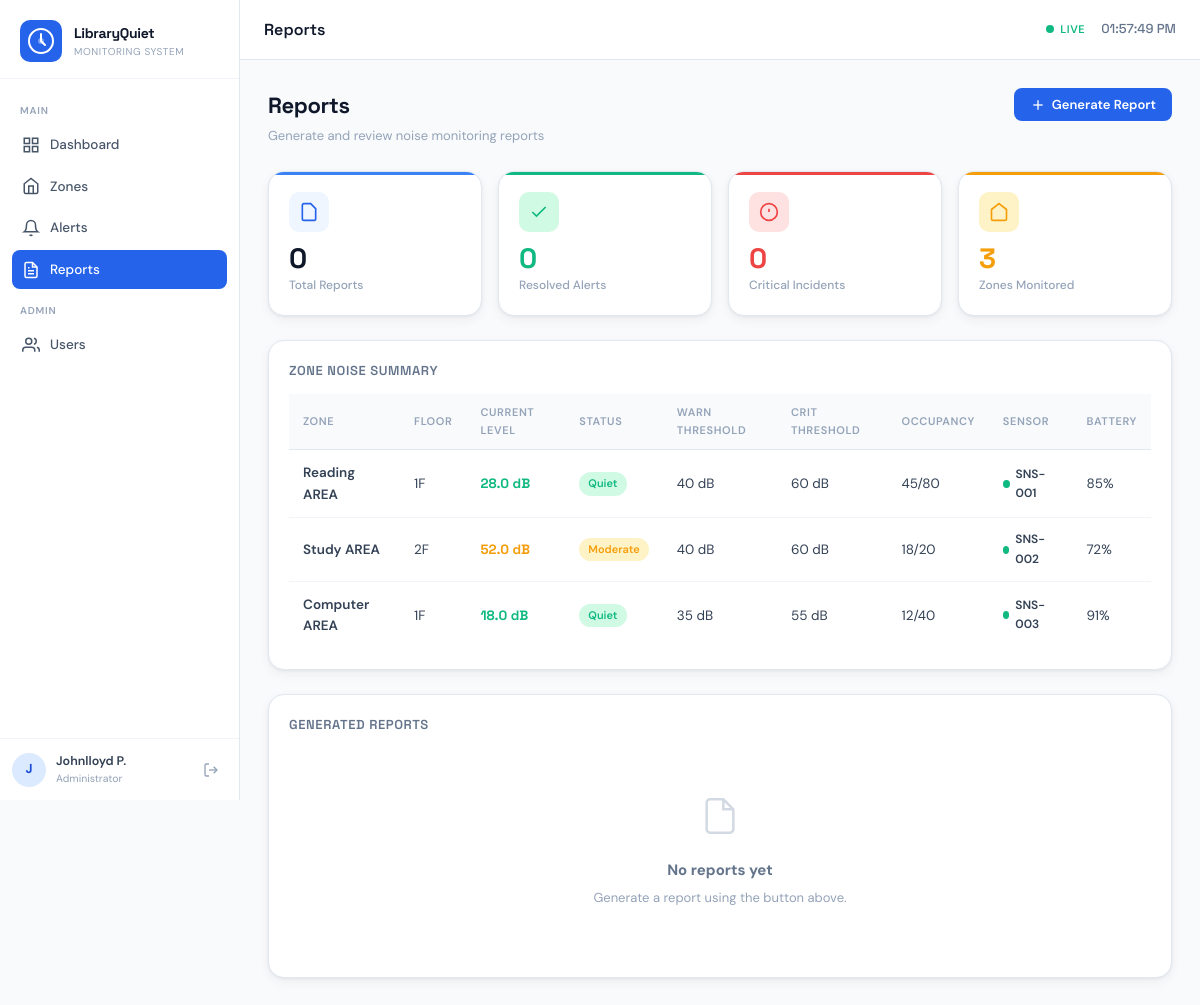
Page /reports.php (signed in) on the committed database.
### tables this page shows
CREATE TABLE IF NOT EXISTS zones (
  id              VARCHAR(20)  PRIMARY KEY,
  name            VARCHAR(100) NOT NULL,
  floor           VARCHAR(10)  NOT NULL,
  capacity        INT          NOT NULL DEFAULT 50,
  occupied        INT          NOT NULL DEFAULT 0,
  level           DECIMAL(5,2) NOT NULL DEFAULT 0,
  warn_threshold  INT          NOT NULL DEFAULT 40,
  crit_threshold  INT          NOT NULL DEFAULT 60,
  sensor          VARCHAR(20)  NOT NULL,
  status          ENUM('active','inactive') NOT NULL DEFAULT 'active',
  battery         INT          NOT NULL DEFAULT 80,
  manual_override TINYINT(1)   NOT NULL DEFAULT 0,
  description     TEXT,
  updated_at      TIMESTAMP DEFAULT CURRENT_TIMESTAMP ON UPDATE CURRENT_TIMESTAMP
);

### includes/config.php (called while the page is built, shortened)
<?php
function currentUser(): array {
    return $_SESSION['user'] ?? [];
}
function hasRole(string ...$roles): bool {
    $userRole = $_SESSION['user']['role'] ?? '';
    return in_array($userRole, $roles, true);
}
function noiseStatus(float $db): string {
    if ($db < NOISE_SAFE)     return 'safe';
    if ($db < NOISE_WARNING)  return 'warning';
    return 'critical';
}
function noiseLabel(float $db): string {
    if ($db < NOISE_SAFE)     return 'Quiet';
    if ($db < NOISE_WARNING)  return 'Moderate';
    return 'Loud';
}

### reports.php (the view, shortened to what this page needs)
<?php
require_once __DIR__ . '/includes/config.php';
$db   = getDB();
$pageTitle = 'Reports';
$reports = $db->query('SELECT * FROM reports ORDER BY created_at DESC LIMIT 50')->fetchAll();
$zones  = $db->query('SELECT * FROM zones')->fetchAll();
$alerts = $db->query('SELECT * FROM alerts')->fetchAll();
$resolvedAlerts = array_filter($alerts, fn($a) => $a['status'] === 'resolved');
$critAlerts     = array_filter($alerts, fn($a) => $a['type'] === 'critical');
include __DIR__ . '/includes/layout.php';
?>
<div class="page-header">
    <div>
        <h1>Reports</h1>
        <p>Generate and review noise monitoring reports</p>
    </div>
    <button class="btn btn-primary" onclick="openModal('genModal')">
        <svg width="16" height="16" viewBox="0 0 24 24" fill="none" stroke="currentColor" stroke-width="2">
            <line x1="12" y1="5" x2="12" y2="19"/><line x1="5" y1="12" x2="19" y2="12"/>
        </svg>
        Generate Report
    </button>
</div>
<div class="stats-grid" style="margin-bottom:24px;">
    <div class="stat-card">
        <div class="stat-icon">
            <svg width="20" height="20" viewBox="0 0 24 24" fill="none" stroke="currentColor" stroke-width="2">
                <path d="M14 2H6a2 2 0 00-2 2v16a2 2 0 002 2h12a2 2 0 002-2V8z"/>
            </svg>
        </div>
        <div class="stat-value"><?= count($reports) ?></div>
        <div class="stat-label">Total Reports</div>
    </div>
    <div class="stat-card safe-card">
        <div class="stat-icon safe">
            <svg width="20" height="20" viewBox="0 0 24 24" fill="none" stroke="currentColor" stroke-width="2">
                <polyline points="20 6 9 17 4 12"/>
            </svg>
        </div>
        <div class="stat-value" style="color:var(--safe)"><?= count($resolvedAlerts) ?></div>
        <div class="stat-label">Resolved Alerts</div>
    </div>
    <div class="stat-card crit-card">
        <div class="stat-icon crit">
            <svg width="20" height="20" viewBox="0 0 24 24" fill="none" stroke="currentColor" stroke-width="2">
                <circle cx="12" cy="12" r="10"/>
                <line x1="12" y1="8" x2="12" y2="12"/>
            </svg>
        </div>
        <div class="stat-value" style="color:var(--crit)"><?= count($critAlerts) ?></div>
        <div class="stat-label">Critical Incidents</div>
    </div>
    <div class="stat-card warn-card">
        <div class="stat-icon warn">
            <svg width="20" height="20" viewBox="0 0 24 24" fill="none" stroke="currentColor" stroke-width="2">
                <path d="M3 9l9-7 9 7v11a2 2 0 01-2 2H5a2 2 0 01-2-2z"/>
            </svg>
        </div>
        <div class="stat-value" style="color:var(--warn)"><?= count($zones) ?></div>
        <div class="stat-label">Zones Monitored</div>
    </div>
</div>
<div class="card" style="margin-bottom:24px;">
    <div class="card-title">Zone Noise Summary</div>
    <div class="table-wrap">
        <table>
            <thead>
                <tr>
                    <th>Zone</th>
                    <th>Floor</th>
                    <th>Current Level</th>
                    <th>Status</th>
                    <th>Warn Threshold</th>
                    <th>Crit Threshold</th>
                    <th>Occupancy</th>
                    <th>Sensor</th>
                    <th>Battery</th>
                </tr>
            </thead>
            <tbody>
            <?php foreach ($zones as $z):
                $status = noiseStatus($z['level']);
            ?>
            <tr>
                <td style="font-weight:600;"><?= htmlspecialchars($z['name']) ?></td>
                <td><?= htmlspecialchars($z['floor']) ?></td>
                <td>
                    <span style="font-family:var(--font-head);font-weight:700;color:<?= $status==='critical'?'var(--crit)':($status==='warning'?'var(--warn)':'var(--safe)') ?>;">
                        <?= number_format($z['level'], 1) ?> dB
                    </span>
                </td>
                <td>
                    <span class="badge badge-<?= $status==='safe'?'safe':($status==='warning'?'warn':'crit') ?>">
                        <?= noiseLabel($z['level']) ?>
                    </span>
                </td>
                <td><?= $z['warn_threshold'] ?> dB</td>
                <td><?= $z['crit_threshold'] ?> dB</td>
                <td><?= $z['occupied'] ?>/<?= $z['capacity'] ?></td>
                <td><span class="sensor-dot"><?= htmlspecialchars($z['sensor']) ?></span></td>
                <td><?= $z['battery'] ?>%</td>
            </tr>
            <?php endforeach; ?>
            </tbody>
        </table>
    </div>
</div>
<div class="card">
    <div class="card-title">Generated Reports</div>
    <?php if (empty($reports)): ?>
    <div class="empty-state">
        <svg width="40" height="40" viewBox="0 0 24 24" fill="none" stroke="currentColor" stroke-width="1.5">
            <path d="M14 2H6a2 2 0 00-2 2v16a2 2 0 002 2h12a2 2 0 002-2V8z"/>
            <polyline points="14 2 14 8 20 8"/>
        </svg>
        <h3>No reports yet</h3>
        <p>Generate a report using the button above.</p>
    </div>
    <?php endif; ?>
</div>
<?php include __DIR__ . '/includes/layout_footer.php'; ?>

### includes/layout.php (shortened to what this page needs)
<?php
$user = currentUser();
$role = $user['role'] ?? '';
$currentPage = basename($_SERVER['PHP_SELF'], '.php');
?>
<!DOCTYPE html>
<html lang="en">
<head>
    <link rel="stylesheet" href="<?= BASE_URL ?>/css/main.css">
    <link rel="stylesheet" href="<?= BASE_URL ?>/css/components.css">
</head>
<body>
<aside class="sidebar" id="sidebar">
    <div class="sidebar-brand">
        <div class="brand-icon">
            <svg width="28" height="28" viewBox="0 0 28 28" fill="none">
                <circle cx="14" cy="14" r="12" stroke="currentColor" stroke-width="2"/>
                <path d="M14 7v7l4 4" stroke="currentColor" stroke-width="2" stroke-linecap="round"/>
                <circle cx="14" cy="14" r="3" fill="currentColor" opacity=".4"/>
            </svg>
        </div>
        <div>
            <div class="brand-name">LibraryQuiet</div>
            <div class="brand-sub">Monitoring System</div>
        </div>
    </div>
    <nav class="sidebar-nav">
        <div class="nav-section">MAIN</div>
        <a href="<?= BASE_URL ?>/dashboard.php"
           class="nav-item <?= $currentPage === 'dashboard' ? 'active' : '' ?>">
            <svg width="18" height="18" viewBox="0 0 24 24" fill="none" stroke="currentColor" stroke-width="2">
                <rect x="3" y="3" width="7" height="7"/><rect x="14" y="3" width="7" height="7"/>
                <rect x="14" y="14" width="7" height="7"/><rect x="3" y="14" width="7" height="7"/>
            </svg>
            Dashboard
        </a>
        <a href="<?= BASE_URL ?>/zones.php"
           class="nav-item <?= $currentPage === 'zones' ? 'active' : '' ?>">
            <svg width="18" height="18" viewBox="0 0 24 24" fill="none" stroke="currentColor" stroke-width="2">
                <path d="M3 9l9-7 9 7v11a2 2 0 01-2 2H5a2 2 0 01-2-2z"/>
                <polyline points="9 22 9 12 15 12 15 22"/>
            </svg>
            Zones
        </a>
        <a href="<?= BASE_URL ?>/alerts.php"
           class="nav-item <?= $currentPage === 'alerts' ? 'active' : '' ?>">
            <svg width="18" height="18" viewBox="0 0 24 24" fill="none" stroke="currentColor" stroke-width="2">
                <path d="M18 8A6 6 0 006 8c0 7-3 9-3 9h18s-3-2-3-9"/>
                <path d="M13.73 21a2 2 0 01-3.46 0"/>
            </svg>
            Alerts
        </a>
        <?php if (hasRole('Administrator', 'Library Manager')): ?>
        <a href="<?= BASE_URL ?>/reports.php"
           class="nav-item <?= $currentPage === 'reports' ? 'active' : '' ?>">
            <svg width="18" height="18" viewBox="0 0 24 24" fill="none" stroke="currentColor" stroke-width="2">
                <path d="M14 2H6a2 2 0 00-2 2v16a2 2 0 002 2h12a2 2 0 002-2V8z"/>
                <polyline points="14 2 14 8 20 8"/><line x1="16" y1="13" x2="8" y2="13"/>
                <line x1="16" y1="17" x2="8" y2="17"/><polyline points="10 9 9 9 8 9"/>
            </svg>
            Reports
        </a>
        <?php endif; ?>
        <?php if (hasRole('Administrator')): ?>
        <div class="nav-section">ADMIN</div>
        <a href="<?= BASE_URL ?>/users.php"
           class="nav-item <?= $currentPage === 'users' ? 'active' : '' ?>">
            <svg width="18" height="18" viewBox="0 0 24 24" fill="none" stroke="currentColor" stroke-width="2">
                <path d="M17 21v-2a4 4 0 00-4-4H5a4 4 0 00-4 4v2"/>
                <circle cx="9" cy="7" r="4"/>
                <path d="M23 21v-2a4 4 0 00-3-3.87"/><path d="M16 3.13a4 4 0 010 7.75"/>
            </svg>
            Users
        </a>
        <?php endif; ?>
    </nav>
    <div class="sidebar-footer">
        <div class="user-pill">
            <div class="user-avatar"><?= strtoupper(substr($user['name'] ?? 'U', 0, 1)) ?></div>
            <div class="user-info">
                <div class="user-name"><?= htmlspecialchars($user['name'] ?? '') ?></div>
                <div class="user-role"><?= htmlspecialchars($role) ?></div>
            </div>
        </div>
        <a href="<?= BASE_URL ?>/php/logout.php" class="logout-btn" title="Logout">
            <svg width="16" height="16" viewBox="0 0 24 24" fill="none" stroke="currentColor" stroke-width="2">
                <path d="M9 21H5a2 2 0 01-2-2V5a2 2 0 012-2h4"/>
                <polyline points="16 17 21 12 16 7"/>
                <line x1="21" y1="12" x2="9" y2="12"/>
            </svg>
        </a>
    </div>
</aside>
<div class="main-wrap">
    <header class="topbar">
        <div class="topbar-title"><?= htmlspecialchars($pageTitle ?? 'Dashboard') ?></div>
        <div class="topbar-right">
            <div class="noise-pulse" id="livePulse" title="Live sensor active">
                <span class="pulse-dot"></span> LIVE
            </div>
            <div class="clock" id="liveClock"></div>
        </div>
    </header>
    <main class="page-content">

### includes/layout_footer.php (shortened to what this page needs)
    </main>
</div>
</body>
</html>

### css/components.css (style rules this page uses)
.sensor-dot { display: inline-flex; align-items: center; gap: 6px; font-size: 12px; font-weight: 600; }
.sensor-dot::before { content: ''; width: 8px; height: 8px; border-radius: 50%; background: var(--safe); animation: pulse 2s infinite; }

### rows in the picture
zones: name "Reading AREA", floor "1F", level "28.0", level "Quiet", warn_threshold "40", crit_threshold "60", occupied "45", capacity "80", sensor "SNS-001", battery "85"
zones: name "Study AREA", floor "2F", level "52.0", level "Moderate", warn_threshold "40", crit_threshold "60", occupied "18", capacity "20", sensor "SNS-002", battery "72"
zones: name "Computer AREA", floor "1F", level "18.0", level "Quiet", warn_threshold "35", crit_threshold "55", occupied "12", capacity "40", sensor "SNS-003", battery "91"

### other values in the picture
substr($user['name'] ?? 'U', 0, 1) "J"
$user['name'] "Johnlloyd P."
$role "Administrator"
$pageTitle "Reports"
count($reports) "0"
count($resolvedAlerts) "0"
count($critAlerts) "0"
count($zones) "3"
